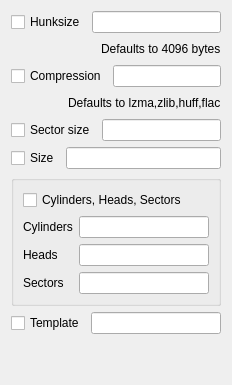
            <widget class="QWidget" name="chdman_harddisk_tab">
             <attribute name="title">
              <string>Hard Disk</string>
             </attribute>
             <layout class="QVBoxLayout" name="verticalLayout_11">
              <item>
               <layout class="QHBoxLayout" name="chdman_harddisk_layout1">
                <item>
                 <widget class="QCheckBox" name="chdman_harddisk_hunksize_check_box">
                  <property name="text">
                   <string>Hunksize</string>
                  </property>
                 </widget>
                </item>
                <item>
                 <widget class="QLineEdit" name="chdman_harddisk_hunksize_line_edit"/>
                </item>
               </layout>
              </item>
              <item>
               <layout class="QHBoxLayout" name="chdman_harddisk_layout2">
                <item>
                 <spacer name="horizontalSpacer_7">
                  <property name="orientation">
                   <enum>Qt::Orientation::Horizontal</enum>
                  </property>
                  <property name="sizeHint" stdset="0">
                   <size>
                    <width>40</width>
                    <height>20</height>
                   </size>
                  </property>
                 </spacer>
                </item>
                <item>
                 <widget class="QLabel" name="chdman_harddisk_hunksize_default_label">
                  <property name="text">
                   <string>Defaults to 4096 bytes</string>
                  </property>
                 </widget>
                </item>
               </layout>
              </item>
              <item>
               <layout class="QHBoxLayout" name="chdman_harddisk_layout3">
                <item>
                 <widget class="QCheckBox" name="chdman_harddisk_compression_check_box">
                  <property name="text">
                   <string>Compression</string>
                  </property>
                 </widget>
                </item>
                <item>
                 <widget class="QLineEdit" name="chdman_harddisk_compression_line_edit"/>
                </item>
               </layout>
              </item>
              <item>
               <layout class="QHBoxLayout" name="chdman_harddisk_layout4">
                <item>
                 <spacer name="horizontalSpacer_8">
                  <property name="orientation">
                   <enum>Qt::Orientation::Horizontal</enum>
                  </property>
                  <property name="sizeHint" stdset="0">
                   <size>
                    <width>40</width>
                    <height>20</height>
                   </size>
                  </property>
                 </spacer>
                </item>
                <item>
                 <widget class="QLabel" name="chdman_harddisk_compression_default_label">
                  <property name="text">
                   <string>Defaults to lzma,zlib,huff,flac</string>
                  </property>
                 </widget>
                </item>
               </layout>
              </item>
              <item>
               <layout class="QHBoxLayout" name="chdman_harddisk_layout5">
                <item>
                 <widget class="QCheckBox" name="chdman_harddisk_sector_check_box">
                  <property name="text">
                   <string>Sector size</string>
                  </property>
                 </widget>
                </item>
                <item>
                 <widget class="QLineEdit" name="chdman_harddisk_sector_line_edit"/>
                </item>
               </layout>
              </item>
              <item>
               <layout class="QHBoxLayout" name="chdman_harddisk_layout6">
                <item>
                 <widget class="QCheckBox" name="chdman_harddisk_size_check_box">
                  <property name="text">
                   <string>Size</string>
                  </property>
                 </widget>
                </item>
                <item>
                 <widget class="QLineEdit" name="chdman_harddisk_size_line_edit"/>
                </item>
               </layout>
              </item>
              <item>
               <widget class="QGroupBox" name="chdman_harddisk_chs_group_box">
                <property name="title">
                 <string/>
                </property>
                <layout class="QVBoxLayout" name="verticalLayout_12">
                 <item>
                  <widget class="QCheckBox" name="chdman_harddisk_chs_check_box">
                   <property name="text">
                    <string>Cylinders, Heads, Sectors</string>
                   </property>
                  </widget>
                 </item>
                 <item>
                  <layout class="QFormLayout" name="chdman_harddisk_chs_layout">
                   <item row="0" column="0">
                    <widget class="QLabel" name="chdman_harddisk_chs_c_label">
                     <property name="text">
                      <string>Cylinders</string>
                     </property>
                    </widget>
                   </item>
                   <item row="0" column="1">
                    <widget class="QLineEdit" name="chdman_harddisk_chs_c_line_edit"/>
                   </item>
                   <item row="1" column="0">
                    <widget class="QLabel" name="chdman_harddisk_chs_h_label">
                     <property name="text">
                      <string>Heads</string>
                     </property>
                    </widget>
                   </item>
                   <item row="2" column="0">
                    <widget class="QLabel" name="chdman_harddisk_chs_s_label">
                     <property name="text">
                      <string>Sectors</string>
                     </property>
                    </widget>
                   </item>
                   <item row="1" column="1">
                    <widget class="QLineEdit" name="chdman_harddisk_chs_h_line_edit"/>
                   </item>
                   <item row="2" column="1">
                    <widget class="QLineEdit" name="chdman_harddisk_chs_s_line_edit"/>
                   </item>
                  </layout>
                 </item>
                </layout>
               </widget>
              </item>
              <item>
               <layout class="QHBoxLayout" name="chdman_harddisk_layout7">
                <item>
                 <widget class="QCheckBox" name="chdman_harddisk_template_check_box">
                  <property name="text">
                   <string>Template</string>
                  </property>
                 </widget>
                </item>
                <item>
                 <widget class="QLineEdit" name="chdman_harddisk_template_line_edit"/>
                </item>
               </layout>
              </item>
              <item>
               <spacer name="verticalSpacer_2">
                <property name="orientation">
                 <enum>Qt::Orientation::Vertical</enum>
                </property>
                <property name="sizeHint" stdset="0">
                 <size>
                  <width>20</width>
                  <height>40</height>
                 </size>
                </property>
               </spacer>
              </item>
             </layout>
            </widget>
